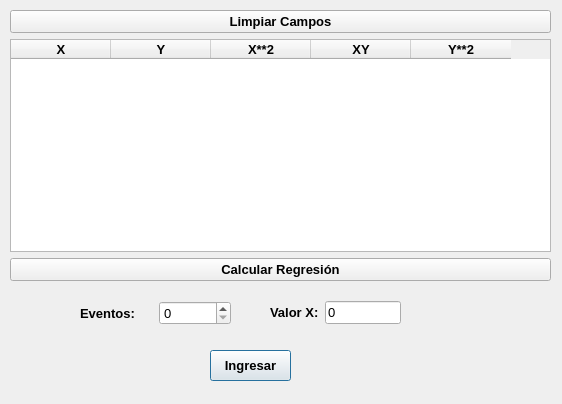
<?xml version="1.0" encoding="UTF-8"?>
<ui version="4.0">
 <class>Dialog</class>
 <widget class="QDialog" name="Dialog">
  <property name="geometry">
   <rect>
    <x>0</x>
    <y>0</y>
    <width>562</width>
    <height>404</height>
   </rect>
  </property>
  <property name="windowTitle">
   <string>Regresió Lineal</string>
  </property>
  <widget class="QTableWidget" name="tableWidget">
   <property name="geometry">
    <rect>
     <x>-260</x>
     <y>130</y>
     <width>256</width>
     <height>192</height>
    </rect>
   </property>
  </widget>
  <widget class="QPushButton" name="btnIngresar">
   <property name="geometry">
    <rect>
     <x>210</x>
     <y>350</y>
     <width>81</width>
     <height>31</height>
    </rect>
   </property>
   <property name="font">
    <font>
     <pointsize>10</pointsize>
     <weight>75</weight>
     <bold>true</bold>
    </font>
   </property>
   <property name="text">
    <string>Ingresar</string>
   </property>
  </widget>
  <widget class="QWidget" name="layoutWidget">
   <property name="geometry">
    <rect>
     <x>10</x>
     <y>10</y>
     <width>541</width>
     <height>271</height>
    </rect>
   </property>
   <layout class="QGridLayout" name="gridLayout">
    <item row="1" column="0">
     <widget class="QTableWidget" name="tablaRegresion">
      <column>
       <property name="text">
        <string>X</string>
       </property>
       <property name="font">
        <font>
         <pointsize>10</pointsize>
         <weight>75</weight>
         <bold>true</bold>
        </font>
       </property>
       <property name="textAlignment">
        <set>AlignHCenter|AlignVCenter|AlignCenter</set>
       </property>
      </column>
      <column>
       <property name="text">
        <string>Y</string>
       </property>
       <property name="font">
        <font>
         <pointsize>10</pointsize>
         <weight>75</weight>
         <bold>true</bold>
        </font>
       </property>
       <property name="textAlignment">
        <set>AlignHCenter|AlignVCenter|AlignCenter</set>
       </property>
      </column>
      <column>
       <property name="text">
        <string>X**2</string>
       </property>
       <property name="font">
        <font>
         <pointsize>10</pointsize>
         <weight>75</weight>
         <bold>true</bold>
        </font>
       </property>
       <property name="textAlignment">
        <set>AlignHCenter|AlignVCenter|AlignCenter</set>
       </property>
      </column>
      <column>
       <property name="text">
        <string>XY</string>
       </property>
       <property name="font">
        <font>
         <pointsize>10</pointsize>
         <weight>75</weight>
         <bold>true</bold>
        </font>
       </property>
       <property name="textAlignment">
        <set>AlignHCenter|AlignVCenter|AlignCenter</set>
       </property>
      </column>
      <column>
       <property name="text">
        <string>Y**2</string>
       </property>
       <property name="font">
        <font>
         <pointsize>10</pointsize>
         <weight>75</weight>
         <bold>true</bold>
        </font>
       </property>
       <property name="textAlignment">
        <set>AlignHCenter|AlignVCenter|AlignCenter</set>
       </property>
      </column>
     </widget>
    </item>
    <item row="0" column="0">
     <widget class="QPushButton" name="btnEliminarFilas">
      <property name="font">
       <font>
        <pointsize>10</pointsize>
        <weight>75</weight>
        <bold>true</bold>
       </font>
      </property>
      <property name="text">
       <string>Limpiar Campos</string>
      </property>
     </widget>
    </item>
    <item row="2" column="0">
     <widget class="QPushButton" name="btnCalcular">
      <property name="font">
       <font>
        <pointsize>10</pointsize>
        <weight>75</weight>
        <bold>true</bold>
       </font>
      </property>
      <property name="text">
       <string>Calcular Regresión</string>
      </property>
     </widget>
    </item>
   </layout>
  </widget>
  <widget class="QWidget" name="layoutWidget">
   <property name="geometry">
    <rect>
     <x>80</x>
     <y>290</y>
     <width>151</width>
     <height>46</height>
    </rect>
   </property>
   <layout class="QGridLayout" name="gridLayout_2">
    <item row="0" column="1">
     <widget class="QSpinBox" name="txtEvento">
      <property name="font">
       <font>
        <pointsize>10</pointsize>
       </font>
      </property>
     </widget>
    </item>
    <item row="0" column="0">
     <widget class="QLabel" name="label">
      <property name="font">
       <font>
        <pointsize>10</pointsize>
        <weight>75</weight>
        <bold>true</bold>
       </font>
      </property>
      <property name="text">
       <string>Eventos:</string>
      </property>
     </widget>
    </item>
   </layout>
  </widget>
  <widget class="QWidget" name="layoutWidget_2">
   <property name="geometry">
    <rect>
     <x>270</x>
     <y>290</y>
     <width>131</width>
     <height>46</height>
    </rect>
   </property>
   <layout class="QGridLayout" name="gridLayout_3">
    <item row="0" column="0">
     <widget class="QLabel" name="label_2">
      <property name="font">
       <font>
        <pointsize>10</pointsize>
        <weight>75</weight>
        <bold>true</bold>
       </font>
      </property>
      <property name="text">
       <string>Valor X:</string>
      </property>
     </widget>
    </item>
    <item row="0" column="1">
     <widget class="QLineEdit" name="txtValorX">
      <property name="font">
       <font>
        <pointsize>10</pointsize>
       </font>
      </property>
      <property name="text">
       <string>0</string>
      </property>
     </widget>
    </item>
   </layout>
  </widget>
 </widget>
 <resources/>
 <connections/>
</ui>
